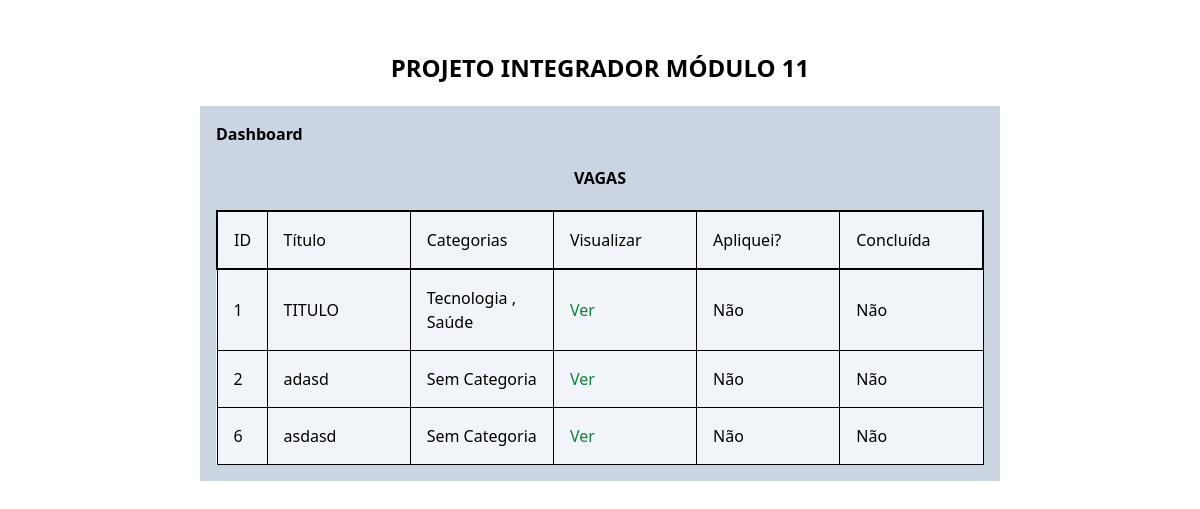
The page /vagas on the database its author committed.
### projetointegrador/models.py (models this page shows, shortened)
class Vaga(models.Model):
    titulo = models.CharField(max_length=255)
    descricao = models.CharField(max_length=1023)
    concluida = models.BooleanField()
    publicar = models.BooleanField()
    categoria = models.ManyToManyField(CategoriaVaga, blank=True)

class CategoriaVaga(models.Model):
    titulo = models.CharField(max_length=255)
    def __str__(self):
        return self.titulo

### projetointegrador/views.py (the view)
# urls.py: path('vagas', views.vagas, name='vagas'),
def vagas(request):
    return VagasController.index(request)

### projetointegrador/controllers/VagasController.py (called while the page is built)
    def index(request):
        vagas = Vaga.objects.filter(publicar=True)
        return render(request, 'vagas/index.html', {
            'vagas': vagas
        })

### projetointegrador/templates/vagas/index.html
{% extends 'base.html' %}
{%block conteudo%}
<div class="min-h-[calc(100vh-90px-20vh)] flex items-center">
    <div class="block p-[16px] bg-slate-300 m-auto max-w-[800px]">
        <div class="font-bold mb-[20px]">
            <a class="font-bold block hover:text-blue-800" href="{% url 'dashboard-usuario' %}">
                Dashboard
            </a>
        </div>
        <div class="font-bold mb-[20px] text-center">
            VAGAS
        </div>
        {% if vagas.all.count > 0 %}
            <table class="border-collapse table-fixed w-full bg-slate-100">
                <thead>
                    <tr class="border-[2px] border-solid border-[#000]">
                        <th class="w-[50px] border border-solid border-[#000] font-medium p-4 text-center">ID</th>
                        <th class="border border-solid border-[#000] font-medium p-4 text-left">Título</th>
                        <th class="border border-solid border-[#000] font-medium p-4 text-left">Categorias</th>
                        <th class="border border-solid border-[#000] font-medium p-4 text-left">Visualizar</th>
                        <th class="border border-solid border-[#000] font-medium p-4 text-left">Apliquei?</th>
                        <th class="border border-solid border-[#000] font-medium p-4 text-left">Concluída</th>
                    </tr>
                </thead>
                <tbody>
                    {% for vaga in vagas.all %}
                    <tr>
                        <td class="border border-solid border-[#000] p-4">{{ vaga.id }}</td>
                        <td class="border border-solid border-[#000] p-4">{{ vaga.titulo }}</td>
                        <td class="border border-solid border-[#000] p-4">
                            {% if vaga.categoria.all.count > 0 %}
                                {% for categoria in vaga.categoria.all %}
                                    {% if forloop.first %}
                                        {{ categoria }}
                                    {% else %}
                                        , {{ categoria }}
                                    {% endif %}
                                {% endfor %}
                            {% else %}
                                Sem Categoria
                            {% endif %}
                        </td>
                        <td class="border border-solid border-[#000] p-4">
                            <a class="block text-green-700 hover:text-blue-800" href="{% url 'vaga' vaga.id %}">
                                Ver
                            </a>
                        </td>
                        <td class="border border-solid border-[#000] p-4">Não</td>
                        <td class="border border-solid border-[#000] p-4">{{ vaga.concluida|yesno:"Sim,Não" }}</td>
                    </tr>
                    {% endfor %}
                </tbody>
            </table>
        {% else %}
            SEM VAGAS DISPONÍVEIS
        {% endif %}
    </div>
</div>
{%endblock%}

### templates/static/app.css (style rules this page uses)
html { line-height: 1.5; -webkit-text-size-adjust: 100%; -moz-tab-size: 4; -o-tab-size: 4; tab-size: 4; font-family: ui-sans-serif, system-ui, -apple-system, BlinkMacSystemFont, "Segoe UI", Roboto, "Helvetica Neue", Arial, "Noto Sans", sans-serif, "Apple Color Emoji", "Segoe UI Emoji", "Segoe UI Symbol", "Noto Color Emoji"; }
body { margin: 0; line-height: inherit; }
a { color: inherit; text-decoration: inherit; }
table { text-indent: 0; border-color: inherit; border-collapse: collapse; }
.m-auto { margin: auto; }
.mb-\[20px\] { margin-bottom: 20px; }
.block { display: block; }
.flex { display: flex; }
.min-h-\[calc\(100vh-90px-20vh\)\] { min-height: calc(100vh - 90px - 20vh); }
.w-full { width: 100%; }
.w-\[50px\] { width: 50px; }
.max-w-\[800px\] { max-width: 800px; }
.table-fixed { table-layout: fixed; }
.border-collapse { border-collapse: collapse; }
.items-center { align-items: center; }
.border { border-width: 1px; }
.border-\[2px\] { border-width: 2px; }
.border-solid { border-style: solid; }
.border-\[\#000\] { --tw-border-opacity: 1; border-color: rgb(0 0 0 / var(--tw-border-opacity)); }
.bg-slate-300 { --tw-bg-opacity: 1; background-color: rgb(203 213 225 / var(--tw-bg-opacity)); }
.bg-slate-100 { --tw-bg-opacity: 1; background-color: rgb(241 245 249 / var(--tw-bg-opacity)); }
.p-\[16px\] { padding: 16px; }
.p-4 { padding: 1rem; }
.text-left { text-align: left; }
.text-center { text-align: center; }
.font-bold { font-weight: 700; }
.font-medium { font-weight: 500; }
.text-green-700 { --tw-text-opacity: 1; color: rgb(21 128 61 / var(--tw-text-opacity)); }

### rows shown on the page
Vaga: id "1", titulo "TITULO", concluida "Não"
CategoriaVaga: titulo "Tecnologia"
CategoriaVaga: titulo "Saúde"
Vaga: id "2", titulo "adasd", shows "Sem Categoria", concluida "Não"
Vaga: id "6", titulo "asdasd", shows "Sem Categoria", concluida "Não"
